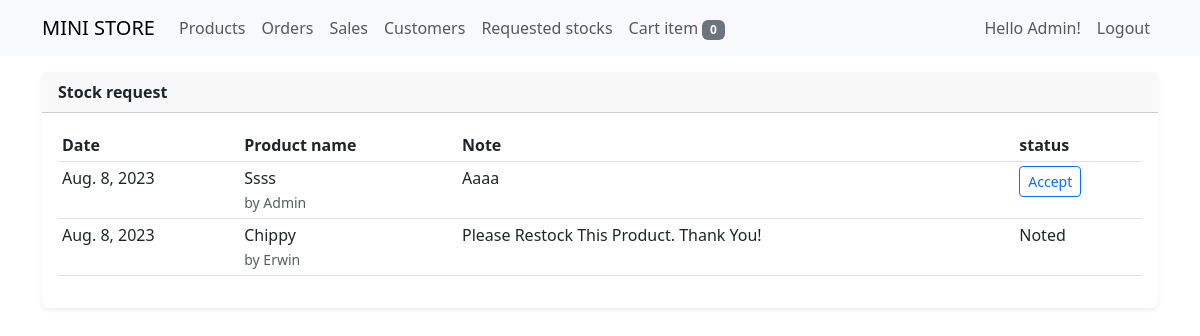
Before: /request (signed in) with the older database file.
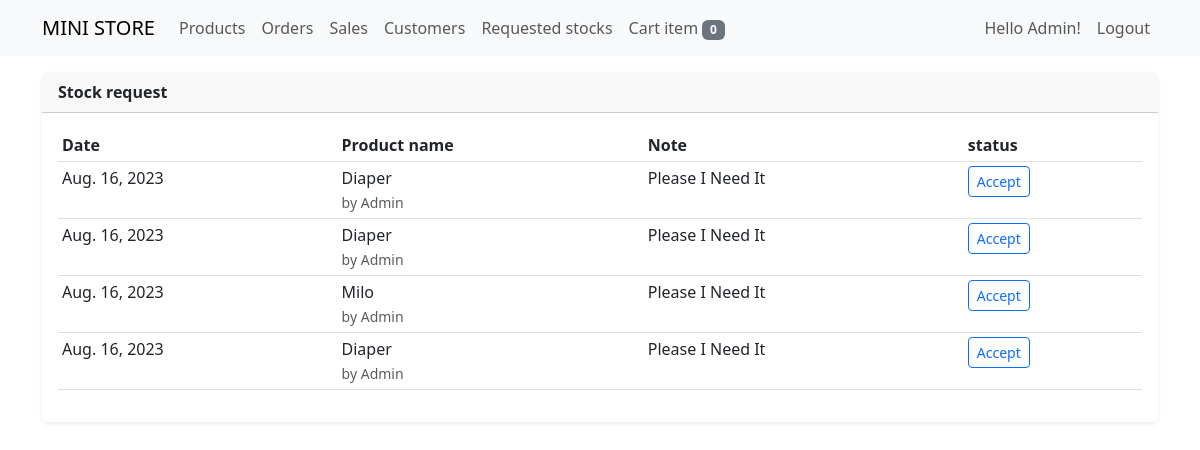
After: the same page with the newer database file.
### store/models.py (models this page shows, shortened)
class ItemRequest(models.Model):
    request_by = models.ForeignKey(User, on_delete=models.CASCADE)
    item_name = models.CharField(max_length=120)
    message = models.CharField(max_length=120, blank=True, null=True)
    is_noted = models.BooleanField(default=False)
    created = models.DateTimeField(auto_now_add=True)
    class Meta:
        ordering = ['-created']

### store/views/item_request_view.py (the view)
# urls.py: path('request', item_request_view, name='item_request_view'),
@login_required
def item_request_view(request):
    item_request = ItemRequest.objects.all()
    cart = Cart(request)
    cart_items = cart.__len__()
    context = {
        'title': 'request items',
        'item_request': item_request,
        'cart_items': cart_items
    }
    return render(request, 'item_request_view.html', context)

### store/cartitem.py (called while the page is built)
    def __len__(self):
        return sum(item['quantity'] for item in self.cart.values())

### store/templates/item_request_view.html (shortened to what this page needs)
{% extends 'base.html' %}
{% block content %}
<div class="row">
    <div class="col-sm-12">
        <div class="card border-0 shadow-sm mt-3">
            <div class="card-header">
                <strong>Stock request</strong>
            </div>
            <div class="card-body">
                <table class="table table-sm" id="myTable">
                    <thead>
                        <tr>
                            <th>Date</th>
                            <th>
                                Product name
                            </th>
                            <th>Note</th>
                            <th>
                                status
                            </th>
                        </tr>
                    </thead>
                    <tbody>
                        {% for note in item_request %}
                        <tr>
                            <td>{{ note.created|date }}</td>
                            <td>
                                {{note.item_name|title}} <br>
                                <small class="text-muted">by {{note.request_by.username|title}}</small>
                            </td>
                            <td>{{ note.message|title }}</td>
                            <td>
                                {% if note.is_noted %}
                                Noted
                                {% else %}
                                    {% if perms.store.update_itemrequest %}
                                    <form action="{% url 'store:request_status_update' note.pk %}" method="POST">
                                        <input type="submit" class="btn btn-outline-primary btn-sm" value="Accept">
                                    </form>
                                    {% else %}
                                    Requested
                                    {% endif %}
                                {% endif %}
                            </td>
                        </tr>
                        {% endfor %}
                    </tbody>
                </table>
            </div>
        </div>
    </div>
</div>
{% endblock %}

Changed rows visible on the page:
removed ItemRequest: created "Aug. 8, 2023", item_name "Ssss", request_by.username "Admin", message "Aaaa"
removed ItemRequest: created "Aug. 8, 2023", item_name "Chippy", request_by.username "Erwin", message "Please Restock This Product. Thank You!", is_noted "Noted"
added ItemRequest: created "Aug. 16, 2023", item_name "Diaper", request_by.username "Admin", message "Please I Need It"
added ItemRequest: created "Aug. 16, 2023", item_name "Diaper", request_by.username "Admin", message "Please I Need It"
added ItemRequest: created "Aug. 16, 2023", item_name "Milo", request_by.username "Admin", message "Please I Need It"
added ItemRequest: created "Aug. 16, 2023", item_name "Diaper", request_by.username "Admin", message "Please I Need It"
